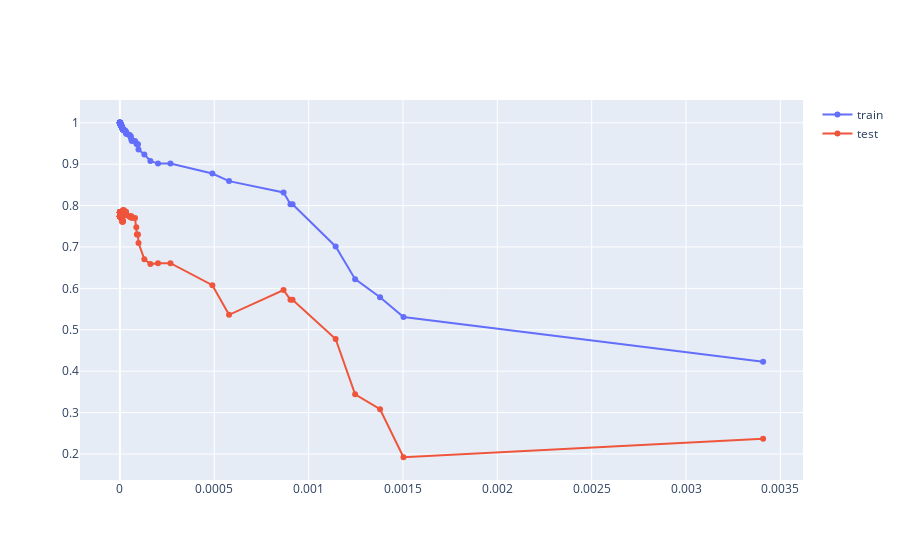

Notebook cell for this chart:
### Code cell
train_scores = [clf.score(X_train, y_train) for clf in clfs]
test_scores = [clf.score(X_test, y_test) for clf in clfs]

fig = go.Figure()
fig.add_trace(
    go.Scatter(x=ccp_alphas, y=train_scores, mode='lines+markers', name="train"))
fig.add_trace(
    go.Scatter(x=ccp_alphas, y=test_scores, mode='lines+markers', name="test"))

fig.show()

### Figure 1 — Plotly figure (JSON) as saved in the notebook; plotly's stock layout.template omitted (floating-point values rounded to 4 significant figures; data arrays with more than 128 entries replaced by an {"elided": "..."} marker saying what was removed)
{"data": [{"mode": "lines+markers", "name": "train", "type": "scatter", "x": {"elided": "190 float values"}, "y": {"elided": "190 float values"}}, {"mode": "lines+markers", "name": "test", "type": "scatter", "x": {"elided": "190 float values"}, "y": {"elided": "190 float values"}}], "layout": {}}
